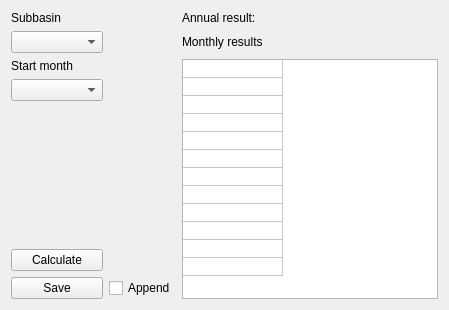
                <widget class="QWidget" name="tab_5">
                 <attribute name="title">
                  <string>Qb</string>
                 </attribute>
                 <layout class="QGridLayout" name="gridLayout_20">
                  <item row="0" column="0">
                   <widget class="QLabel" name="label_23">
                    <property name="text">
                     <string>Subbasin</string>
                    </property>
                   </widget>
                  </item>
                  <item row="0" column="2">
                   <widget class="QLabel" name="QbAnnualResult">
                    <property name="text">
                     <string>Annual result:</string>
                    </property>
                   </widget>
                  </item>
                  <item row="1" column="0">
                   <widget class="QComboBox" name="QbSubbasin">
                    <property name="toolTip">
                     <string>Select subbasin.  Watershed outlet is selected initially as default.</string>
                    </property>
                   </widget>
                  </item>
                  <item row="1" column="2">
                   <widget class="QLabel" name="label_22">
                    <property name="text">
                     <string>Monthly results</string>
                    </property>
                   </widget>
                  </item>
                  <item row="2" column="0" colspan="2">
                   <widget class="QLabel" name="label_24">
                    <property name="text">
                     <string>Start month</string>
                    </property>
                   </widget>
                  </item>
                  <item row="2" column="2" rowspan="5">
                   <widget class="QTableWidget" name="QbResults">
                    <property name="editTriggers">
                     <set>QAbstractItemView::NoEditTriggers</set>
                    </property>
                    <property name="showDropIndicator" stdset="0">
                     <bool>false</bool>
                    </property>
                    <property name="dragDropOverwriteMode">
                     <bool>false</bool>
                    </property>
                    <property name="wordWrap">
                     <bool>false</bool>
                    </property>
                    <property name="cornerButtonEnabled">
                     <bool>false</bool>
                    </property>
                    <property name="rowCount">
                     <number>12</number>
                    </property>
                    <property name="columnCount">
                     <number>1</number>
                    </property>
                    <attribute name="horizontalHeaderVisible">
                     <bool>false</bool>
                    </attribute>
                    <attribute name="horizontalHeaderMinimumSectionSize">
                     <number>50</number>
                    </attribute>
                    <attribute name="horizontalHeaderDefaultSectionSize">
                     <number>100</number>
                    </attribute>
                    <attribute name="horizontalHeaderHighlightSections">
                     <bool>false</bool>
                    </attribute>
                    <attribute name="verticalHeaderVisible">
                     <bool>false</bool>
                    </attribute>
                    <attribute name="verticalHeaderMinimumSectionSize">
                     <number>18</number>
                    </attribute>
                    <attribute name="verticalHeaderDefaultSectionSize">
                     <number>18</number>
                    </attribute>
                    <row/>
                    <row/>
                    <row/>
                    <row/>
                    <row/>
                    <row/>
                    <row/>
                    <row/>
                    <row/>
                    <row/>
                    <row/>
                    <row/>
                    <column/>
                   </widget>
                  </item>
                  <item row="3" column="0">
                   <widget class="QComboBox" name="QbStartMonth">
                    <property name="toolTip">
                     <string>&lt;!DOCTYPE HTML PUBLIC &quot;-//W3C//DTD HTML 4.0//EN&quot; &quot;http://www.w3.org/TR/REC-html40/strict.dtd&quot;&gt;
&lt;html&gt;&lt;head&gt;&lt;meta name=&quot;qrichtext&quot; content=&quot;1&quot; /&gt;&lt;style type=&quot;text/css&quot;&gt;
p, li { white-space: pre-wrap; }
&lt;/style&gt;&lt;/head&gt;&lt;body style=&quot; font-family:'MS Shell Dlg 2'; font-size:8.25pt; font-weight:400; font-style:normal;&quot;&gt;
&lt;p style=&quot; margin-top:0px; margin-bottom:0px; margin-left:0px; margin-right:0px; -qt-block-indent:0; text-indent:0px;&quot;&gt;&lt;span style=&quot; font-size:8pt;&quot;&gt;Result is calculated as mean of figure for each complete year in the chosen period starting at the beginning of  this month.&lt;/span&gt;&lt;/p&gt;&lt;/body&gt;&lt;/html&gt;</string>
                    </property>
                   </widget>
                  </item>
                  <item row="4" column="0">
                   <spacer name="verticalSpacer_4">
                    <property name="orientation">
                     <enum>Qt::Vertical</enum>
                    </property>
                    <property name="sizeHint" stdset="0">
                     <size>
                      <width>20</width>
                      <height>136</height>
                     </size>
                    </property>
                   </spacer>
                  </item>
                  <item row="5" column="0">
                   <widget class="QPushButton" name="QbCalculate">
                    <property name="minimumSize">
                     <size>
                      <width>92</width>
                      <height>0</height>
                     </size>
                    </property>
                    <property name="text">
                     <string>Calculate</string>
                    </property>
                   </widget>
                  </item>
                  <item row="6" column="0">
                   <widget class="QPushButton" name="QbSave">
                    <property name="toolTip">
                     <string>&lt;!DOCTYPE HTML PUBLIC &quot;-//W3C//DTD HTML 4.0//EN&quot; &quot;http://www.w3.org/TR/REC-html40/strict.dtd&quot;&gt;
&lt;html&gt;&lt;head&gt;&lt;meta name=&quot;qrichtext&quot; content=&quot;1&quot; /&gt;&lt;style type=&quot;text/css&quot;&gt;
p, li { white-space: pre-wrap; }
&lt;/style&gt;&lt;/head&gt;&lt;body style=&quot; font-family:'MS Shell Dlg 2'; font-size:8.25pt; font-weight:400; font-style:normal;&quot;&gt;
&lt;p style=&quot; margin-top:0px; margin-bottom:0px; margin-left:0px; margin-right:0px; -qt-block-indent:0; text-indent:0px;&quot;&gt;&lt;span style=&quot; font-size:8pt;&quot;&gt;Save results in text file.  If file exists and Append is ticked, results are apprnded to existing file.&lt;/span&gt;&lt;/p&gt;&lt;/body&gt;&lt;/html&gt;</string>
                    </property>
                    <property name="text">
                     <string>Save</string>
                    </property>
                   </widget>
                  </item>
                  <item row="6" column="1">
                   <widget class="QCheckBox" name="QbAppend">
                    <property name="text">
                     <string>Append</string>
                    </property>
                   </widget>
                  </item>
                 </layout>
                </widget>
